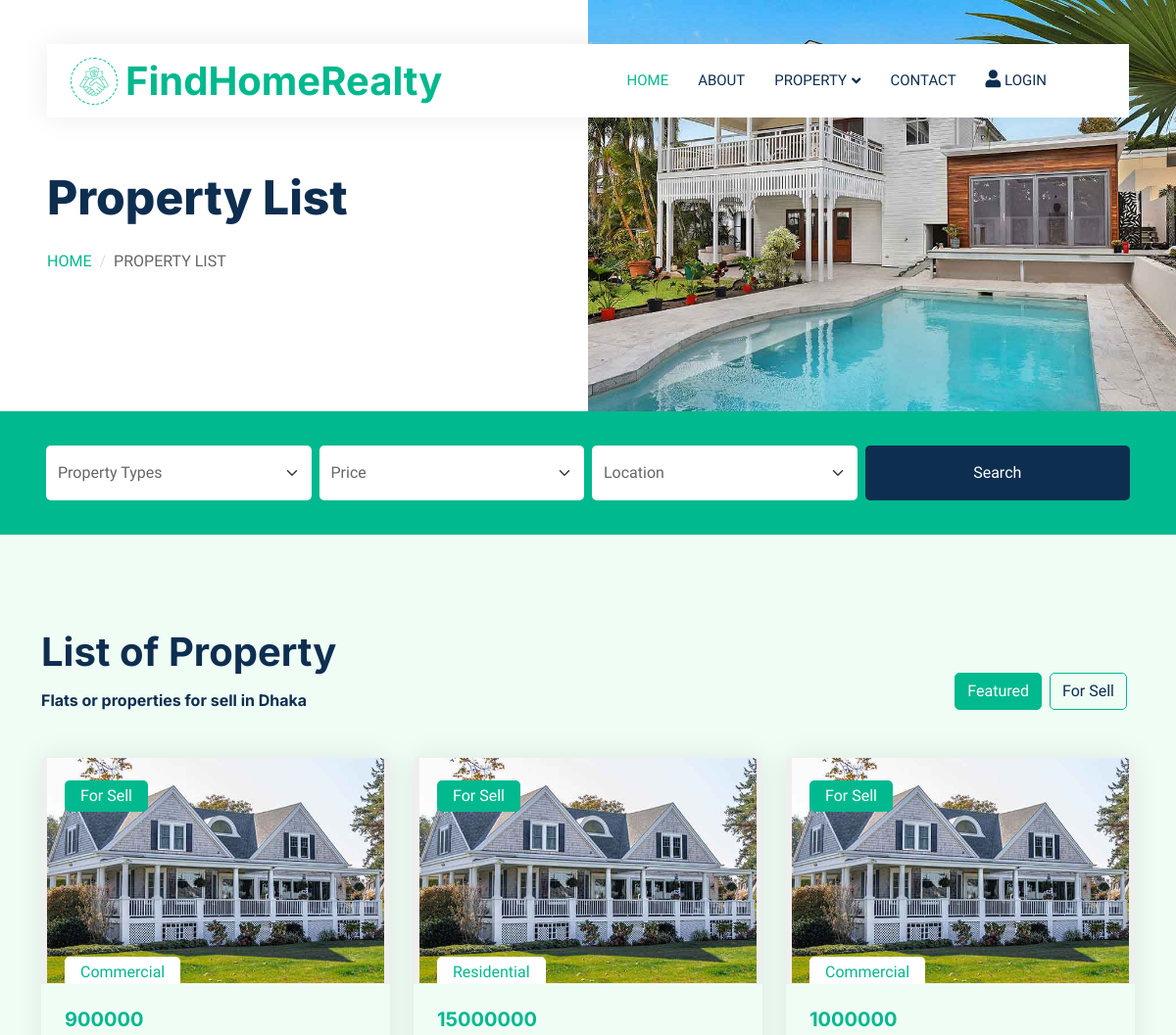
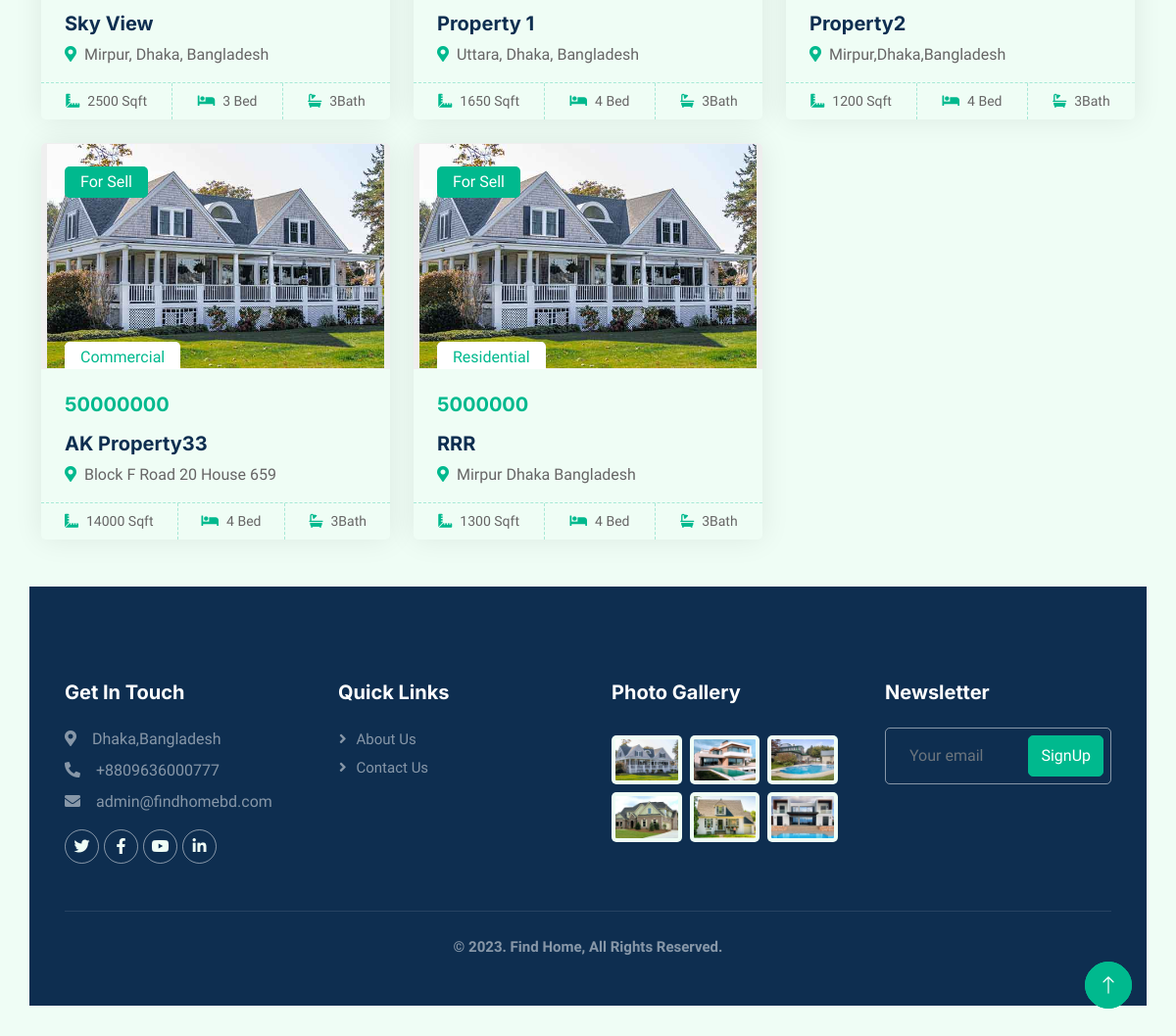
/property-list.php, run on the app's committed database (2 pictures, top to bottom).
### tables this page shows
CREATE TABLE `property` (
  `id` int(11) NOT NULL,
  `name` varchar(255) NOT NULL,
  `location` varchar(255) NOT NULL,
  `type` varchar(255) NOT NULL,
  `city` varchar(255) NOT NULL,
  `country` varchar(255) NOT NULL,
  `beds` int(11) NOT NULL,
  `baths` int(11) NOT NULL,
  `area` varchar(255) NOT NULL,
  `price` varchar(255) NOT NULL,
  `address` varchar(255) NOT NULL,
  `owner` varchar(255) DEFAULT NULL
);

### property-list.php (the view, shortened to what this page needs)
<?php
    include("header.php");
?>
        <div class="container-fluid header bg-white p-0">
            <div class="row g-0 align-items-center flex-column-reverse flex-md-row">
                <div class="col-md-6 p-5 mt-lg-5">
                    <h1 class="display-5 animated fadeIn mb-4">Property List</h1>
                        <nav aria-label="breadcrumb animated fadeIn">
                        <ol class="breadcrumb text-uppercase">
                            <li class="breadcrumb-item"><a href="index.php">Home</a></li>
                            <li class="breadcrumb-item text-body active" aria-current="page">Property List</li>
                        </ol>
                    </nav>
                </div>
                <div class="col-md-6 animated fadeIn">
                    <img class="img-fluid" src="img/header.jpg" alt="">
                </div>
            </div>
        </div>
        <div class="container-fluid bg-primary mb-5 wow fadeIn" data-wow-delay="0.1s" style="padding: 35px;">
            <div class="container">
                <form method="POST" action="">
                    <div class="row g-2">
                        <div class="col-md-3">
                            <select name="propertyType" class="form-select border-0 py-3">
                                <option selected>Property Types</option>
                            </select>
                        </div>
                        <div class="col-md-3">
                            <select name="priceRange" class="form-select border-0 py-3">
                                <option selected>Price</option>
                            </select>
                        </div>
                        <div class="col-md-3">
                            <select name="location" class="form-select border-0 py-3">
                                <option selected>Location</option>
                            </select>
                        </div>
                        <div class="col-md-3">
                            <button type="submit" class="btn btn-dark border-0 w-100 py-3">Search</button>
                        </div>
                    </div>
                    </div>
            </div>
        </div>
        <div class="container-xxl py-5">
            <div class="container">
                <div class="row g-0 gx-5 align-items-end">
                    <div class="col-lg-6">
                        <div class="text-start mx-auto mb-5 wow slideInLeft" data-wow-delay="0.1s">
                            <h1 class="mb-3">List of Property</h1>
                            <h6>Flats or properties for sell in Dhaka</h6>
                        </div>
                    </div>
                    <div class="col-lg-6 text-start text-lg-end wow slideInRight" data-wow-delay="0.1s">
                        <ul class="nav nav-pills d-inline-flex justify-content-end mb-5">
                            <li class="nav-item me-2">
                                <a class="btn btn-outline-primary active" data-bs-toggle="pill" href="#tab-1">Featured</a>
                            </li>
                            <li class="nav-item me-2">
                                <a class="btn btn-outline-primary" data-bs-toggle="pill" href="#tab-2">For Sell</a>
                            </li>
                        </ul>
                    </div>
                </div>
                <div class="tab-content">
                    <div id="tab-1" class="tab-pane fade show p-0 active">
                        <div class="row g-4">
                        <?php
                                $sql = "SELECT * FROM property WHERE 1 = 1";
                                $result = mysqli_query($con, $sql);
                                if (mysqli_num_rows($result) > 0) {
                                    while ($row = mysqli_fetch_assoc($result)) {
                                        echo '<div class="col-lg-4 col-md-6 wow fadeInUp" data-wow-delay="0.1s">
                                        <div class="property-item rounded overflow-hidden">
                                            <div class="position-relative overflow-hidden">
                                            <form action="propertydetails.php" method="post">
                                            <input type="hidden" name="property_id" value="' . $row["id"] . '">
                                            <button type="submit" style="border: none; outline: none;"><img class="img-fluid" src="img/property-1.jpg" alt=""></button>
                                        </form>
                                                <div class="bg-primary rounded text-white position-absolute start-0 top-0 m-4 py-1 px-3">For Sell</div>
                                                <div class="bg-white rounded-top text-primary position-absolute start-0 bottom-0 mx-4 pt-1 px-3">'.$row["type"].'</div>
                                            </div>
                                            <div class="p-4 pb-0">
                                                <h5 class="text-primary mb-3">'.$row["price"].'</h5>
                                                <a class="d-block h5 mb-2" href="">'.$row["name"].'</a>
                                                <p><i class="fa fa-map-marker-alt text-primary me-2"></i>'.$row["address"].'</p>
                                            </div>
                                            <div class="d-flex border-top">
                                                <small class="flex-fill text-center border-end py-2"><i class="fa fa-ruler-combined text-primary me-2"></i>'.$row["area"].' Sqft</small>
                                                <small class="flex-fill text-center border-end py-2"><i class="fa fa-bed text-primary me-2"></i>'.$row["beds"].' Bed</small>
                                                <small class="flex-fill text-center py-2"><i class="fa fa-bath text-primary me-2"></i>'.$row["baths"].'Bath</small>
                                            </div>
                                        </div>
                                    </div>';
                                    }
                                } else {
                                    echo "No results found.";
                                }
                        ?>
        <?php
                include("footer.php");
        ?>
        <a href="#" class="btn btn-lg btn-primary btn-lg-square back-to-top"><i class="bi bi-arrow-up"></i></a>
</body>
</html>

### data on the page
property: type "Commercial", price "900000", name "Sky View", address "Mirpur, Dhaka, Bangladesh", area "2500", beds "3", baths "3"
property: type "Residential", price "15000000", name "Property 1", address "Uttara, Dhaka, Bangladesh", area "1650", beds "4", baths "3"
property: type "Commercial", price "1000000", name "Property2", address "Mirpur,Dhaka,Bangladesh", area "1200", beds "4", baths "3"
property: type "Commercial", price "50000000", name "AK Property33", address "Block F Road 20 House 659", area "14000", beds "4", baths "3"
property: type "Residential", price "5000000", name "RRR", address "Mirpur Dhaka Bangladesh", area "1300", beds "4", baths "3"
